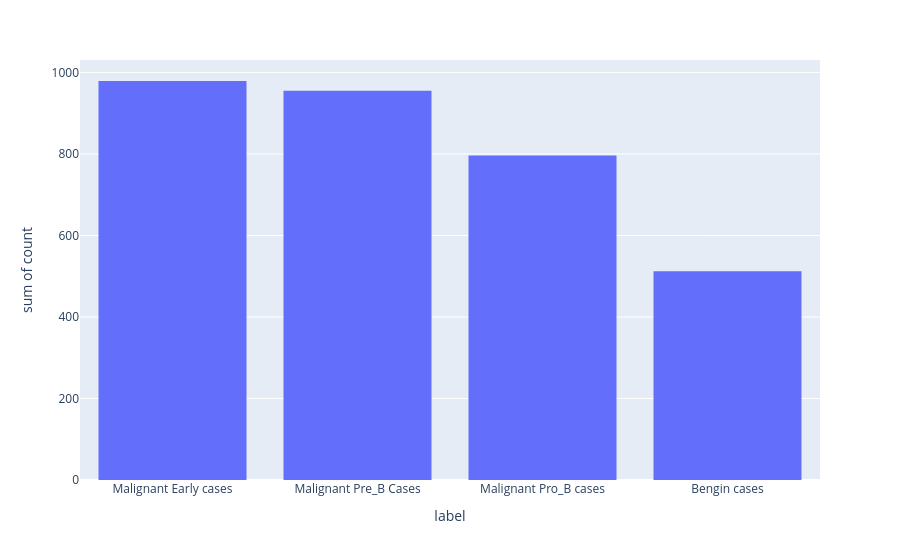

Notebook cell for this chart:
### Code cell
!pip install plotly
import plotly.express as px

countData = df["label"].value_counts().reset_index()
fig = px.histogram(data_frame = countData, x = "label", y = "count")
fig.show()

### Figure 1 — Plotly figure (JSON) as saved in the notebook; plotly's stock layout.template omitted (floating-point values rounded to 4 significant figures)
{"data": [{"alignmentgroup": "True", "bingroup": "x", "histfunc": "sum", "hovertemplate": "label=%{x}<br>sum of count=%{y}<extra></extra>", "legendgroup": "", "marker": {"color": "#636efa", "pattern": {"shape": ""}}, "name": "", "offsetgroup": "", "orientation": "v", "showlegend": false, "x": ["Malignant Early cases", "Malignant Pre_B Cases", "Malignant Pro_B cases", "Bengin cases"], "xaxis": "x", "y": [979, 955, 796, 512], "yaxis": "y", "type": "histogram"}], "layout": {"xaxis": {"anchor": "y", "domain": [0, 1], "title": {"text": "label"}}, "yaxis": {"anchor": "x", "domain": [0, 1], "title": {"text": "sum of count"}}, "legend": {"tracegroupgap": 0}, "margin": {"t": 60}, "barmode": "relative"}}
